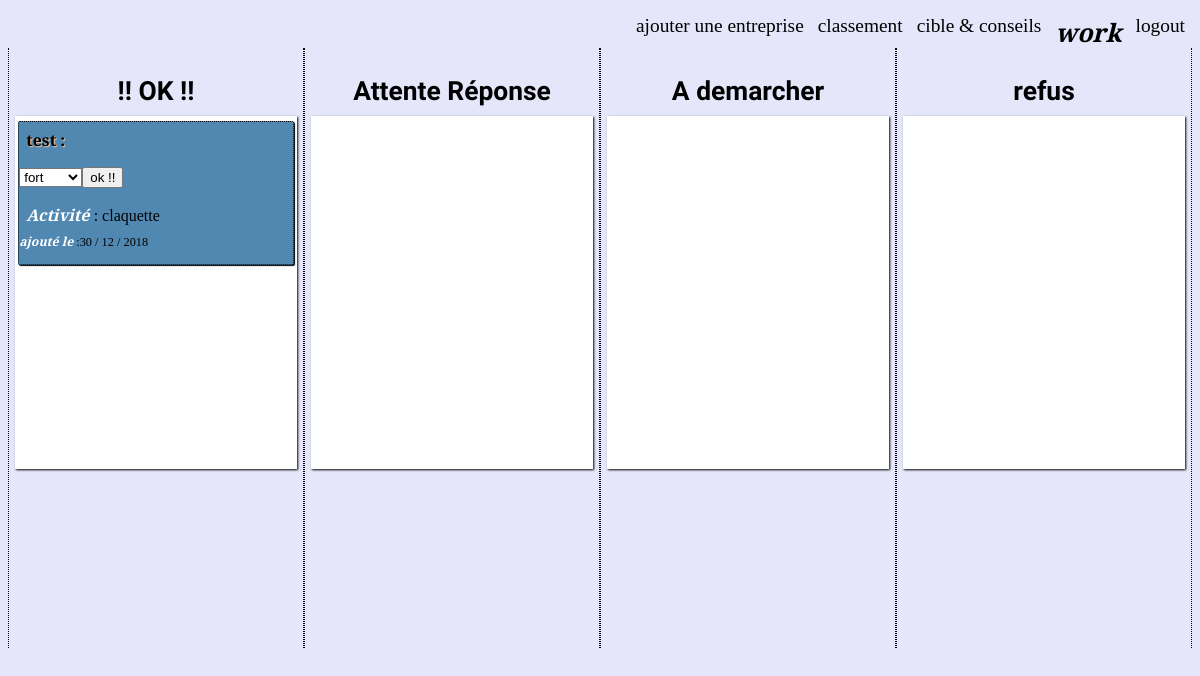
/classement.php (signed in), run on the app's committed database.
### tables this page shows
CREATE TABLE `entreprises` (
  `id` int(11) NOT NULL,
  `nom` varchar(256) NOT NULL,
  `tel` varchar(256) NOT NULL,
  `mail` varchar(256) NOT NULL,
  `site` varchar(255) NOT NULL,
  `adresse` varchar(256) NOT NULL,
  `activite` varchar(256) DEFAULT NULL,
  `date_ajout` datetime DEFAULT NULL,
  `statut` int(11) NOT NULL,
  `statut_mail` int(11) NOT NULL,
  `date_mail` datetime DEFAULT NULL,
  `notes` text,
  `interret` int(11) NOT NULL DEFAULT '1',
  `id_membre` int(11) NOT NULL
);

### classement.php (the view, shortened to what this page needs)
<?php
if (isset($_SESSION['page']) && $_SESSION['page']=='login_ok') {
      function cadre($status,$titre)
                                  {
                                    include('include/login_bdd.php');
                                      echo '  <div class="box_section">
                                                 <h2>' . $titre . '</h2>
                                                    <div class="box_de_tris">';
                                                  $req=$bdd->prepare('SELECT id,nom,tel,mail,site,adresse,activite,DATE_FORMAT(date_ajout,"%d / %m / %Y") date_affich,statut,statut_mail,DATE_FORMAT(date_mail,"%d / %m / %Y") date_email,notes,interret,id_membre FROM entreprises WHERE statut=:status AND id_membre=:id_membre ORDER BY interret DESC');
                                                  $req->execute(array('status' => $status,
                                                  'id_membre'=>$_SESSION['id_membre']));
                                                                while ($entreprise=$req->fetch())
                                                            {
                                                            echo '<div class="box_entreprises">' ;
                                                      ?>
<p><strong> <a href="notes.php?id_entreprise=<?php echo htmlspecialchars($entreprise['id']) ?>"><?php echo htmlspecialchars($entreprise['nom']) ?></a> : </strong></p>
                                                     <p><form action="classement_post.php" method="post">
                                                       <select name="interret" id="interret">
                                                         <?php if ($entreprise['interret']==3) {
                                                           echo '<option value="3" selected >fort</option>';
                                                         }
                                                         else {
                                                           echo '<option value="3">fort</option>';
                                                         }
                                                         ?>
                                                        <input type="submit" name="submit" value="ok !!" />
                                                       </select>
                                                     </form></p>
                                               <p><em class="titre_info_entreprise"> Activité </em> : <?php echo htmlspecialchars($entreprise['activite']) ?></p>
                                               <em class="titre_info_entreprise">ajouté le</em> :<?php echo htmlspecialchars($entreprise['date_affich']) ?>
                                              <?php
                                                        echo '</div>';
                                    }
                                    echo '</div>';
                                  echo '</div>';
                            }
   ?>
  <!DOCTYPE html>
  <html lang="fr" dir="ltr" />
    <head>
      <link rel="stylesheet" href="css/style.css" />
    </head>
    <body>
  <nav>
    <?php include('include/nav.php'); ?>
  </nav>
    <section id="box_classement">
                <?php
                cadre(2,'!! OK !!');
                ?>
  </section>
  </body>
  </html>
<?php }
else {
  header('location:inscription.php');
} ?>

### css/style.css (style rules this page uses)
body { background-color: rgb(230,230,250); font-family: 'EB Garamond'; font-size: 1.1em; }
strong { font-size: 1.0em; color: black; text-shadow: 1px 1px 1px rgb(255,197,153); }
h2 { text-align:center; font-family: 'Hind Siliguri', sans-serif; margin-bottom: 1px; }
em { color: red; font-size:1.3em; font-weight:bold; }
p { font-size: 1.3em; padding: 2px; margin: 5px; }
a { color:black; text-decoration: none; }
.titre_info_entreprise { text-decoration: none; font-size: 1.0em; color:white; }
.box_entreprises { width: 97%; margin:auto; margin-top: 5px; border:1px black dotted; border-radius: 2px; background-color: rgba(81,136,178,1); box-shadow: 1px 1px 1px black; font-size: 0.7em; }
#box_classement { width: 100%; height: 600px; display:flex; justify-content: space-between; }
.box_section { width: 33%; padding: 6px; border-right: 1px black dotted; border-left: 1px black dotted; }
.box_de_tris { background-color: rgb(255,255,255); width:100%; height:60%; margin-top:10px; overflow: auto; box-shadow: 1px 1px 2px black; }

### data on the page
entreprises: nom "test", interret "fort", activite "claquette", date_affich "30 / 12 / 2018"

### other printed values
$_SESSION['pseudo_membre'] "work"
$titre "!! OK !! Attente Réponse A demarcher refus"
